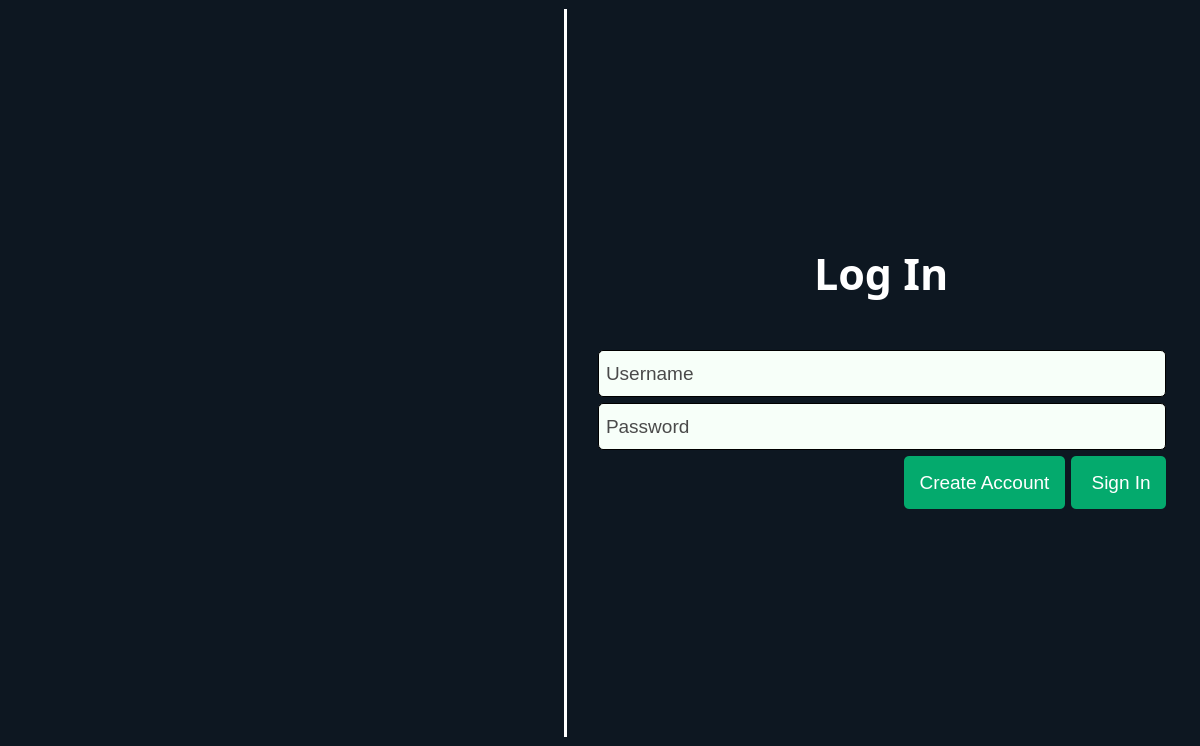
<?xml version="1.0" encoding="UTF-8"?>
<ui version="4.0">
 <class>MainWindow</class>
 <widget class="QMainWindow" name="MainWindow">
  <property name="windowModality">
   <enum>Qt::WindowModality::ApplicationModal</enum>
  </property>
  <property name="geometry">
   <rect>
    <x>0</x>
    <y>0</y>
    <width>1200</width>
    <height>746</height>
   </rect>
  </property>
  <property name="palette">
   <palette>
    <active>
     <colorrole role="Window">
      <brush brushstyle="SolidPattern">
       <color alpha="255">
        <red>13</red>
        <green>23</green>
        <blue>33</blue>
       </color>
      </brush>
     </colorrole>
     <colorrole role="Highlight">
      <brush brushstyle="SolidPattern">
       <color alpha="255">
        <red>68</red>
        <green>114</green>
        <blue>202</blue>
       </color>
      </brush>
     </colorrole>
     <colorrole role="Accent">
      <brush brushstyle="SolidPattern">
       <color alpha="255">
        <red>210</red>
        <green>12</green>
        <blue>71</blue>
       </color>
      </brush>
     </colorrole>
    </active>
    <inactive>
     <colorrole role="Window">
      <brush brushstyle="SolidPattern">
       <color alpha="255">
        <red>13</red>
        <green>23</green>
        <blue>33</blue>
       </color>
      </brush>
     </colorrole>
     <colorrole role="Highlight">
      <brush brushstyle="SolidPattern">
       <color alpha="255">
        <red>68</red>
        <green>114</green>
        <blue>202</blue>
       </color>
      </brush>
     </colorrole>
     <colorrole role="Accent">
      <brush brushstyle="SolidPattern">
       <color alpha="255">
        <red>210</red>
        <green>12</green>
        <blue>71</blue>
       </color>
      </brush>
     </colorrole>
    </inactive>
    <disabled>
     <colorrole role="Base">
      <brush brushstyle="SolidPattern">
       <color alpha="255">
        <red>13</red>
        <green>23</green>
        <blue>33</blue>
       </color>
      </brush>
     </colorrole>
     <colorrole role="Window">
      <brush brushstyle="SolidPattern">
       <color alpha="255">
        <red>13</red>
        <green>23</green>
        <blue>33</blue>
       </color>
      </brush>
     </colorrole>
     <colorrole role="Accent">
      <brush brushstyle="SolidPattern">
       <color alpha="255">
        <red>210</red>
        <green>12</green>
        <blue>71</blue>
       </color>
      </brush>
     </colorrole>
    </disabled>
   </palette>
  </property>
  <property name="font">
   <font>
    <family>Lucida Bright</family>
    <pointsize>10</pointsize>
    <bold>true</bold>
    <strikeout>false</strikeout>
   </font>
  </property>
  <property name="windowTitle">
   <string>Library Management System</string>
  </property>
  <property name="windowIcon">
   <iconset resource="Resc.qrc">
    <normaloff>:/Pictures/LibraryIcon.svg</normaloff>:/Pictures/LibraryIcon.svg</iconset>
  </property>
  <property name="styleSheet">
   <string notr="true"/>
  </property>
  <widget class="QWidget" name="centralwidget">
   <property name="palette">
    <palette>
     <active>
      <colorrole role="WindowText">
       <brush brushstyle="SolidPattern">
        <color alpha="255">
         <red>255</red>
         <green>255</green>
         <blue>255</blue>
        </color>
       </brush>
      </colorrole>
     </active>
     <inactive>
      <colorrole role="WindowText">
       <brush brushstyle="SolidPattern">
        <color alpha="255">
         <red>255</red>
         <green>255</green>
         <blue>255</blue>
        </color>
       </brush>
      </colorrole>
     </inactive>
     <disabled/>
    </palette>
   </property>
   <layout class="QHBoxLayout" name="horizontalLayout">
    <item>
     <layout class="QVBoxLayout" name="verticalLayout_6">
      <item alignment="Qt::AlignmentFlag::AlignHCenter">
       <widget class="QLabel" name="Logo">
        <property name="minimumSize">
         <size>
          <width>200</width>
          <height>0</height>
         </size>
        </property>
        <property name="maximumSize">
         <size>
          <width>220</width>
          <height>220</height>
         </size>
        </property>
        <property name="text">
         <string/>
        </property>
        <property name="pixmap">
         <pixmap resource="Resc.qrc">:/Pictures/White Library Logo.svg</pixmap>
        </property>
        <property name="scaledContents">
         <bool>true</bool>
        </property>
       </widget>
      </item>
      <item alignment="Qt::AlignmentFlag::AlignHCenter|Qt::AlignmentFlag::AlignVCenter">
       <widget class="QLabel" name="LibraryImge">
        <property name="sizePolicy">
         <sizepolicy hsizetype="Expanding" vsizetype="Expanding">
          <horstretch>0</horstretch>
          <verstretch>0</verstretch>
         </sizepolicy>
        </property>
        <property name="maximumSize">
         <size>
          <width>1200</width>
          <height>1000</height>
         </size>
        </property>
        <property name="sizeIncrement">
         <size>
          <width>1200</width>
          <height>1000</height>
         </size>
        </property>
        <property name="text">
         <string/>
        </property>
        <property name="pixmap">
         <pixmap resource="Resc.qrc">:/Pictures/Bibliophile-rafiki.svg</pixmap>
        </property>
       </widget>
      </item>
     </layout>
    </item>
    <item>
     <widget class="Line" name="line">
      <property name="styleSheet">
       <string notr="true">border:1px solid white;
background-color:white;</string>
      </property>
      <property name="orientation">
       <enum>Qt::Orientation::Vertical</enum>
      </property>
     </widget>
    </item>
    <item>
     <layout class="QVBoxLayout" name="verticalLayout">
      <property name="spacing">
       <number>0</number>
      </property>
      <property name="leftMargin">
       <number>9</number>
      </property>
      <property name="topMargin">
       <number>10</number>
      </property>
      <property name="rightMargin">
       <number>9</number>
      </property>
      <property name="bottomMargin">
       <number>10</number>
      </property>
      <item>
       <widget class="QGroupBox" name="LogIn">
        <property name="sizePolicy">
         <sizepolicy hsizetype="Maximum" vsizetype="Preferred">
          <horstretch>0</horstretch>
          <verstretch>0</verstretch>
         </sizepolicy>
        </property>
        <property name="minimumSize">
         <size>
          <width>600</width>
          <height>0</height>
         </size>
        </property>
        <property name="maximumSize">
         <size>
          <width>1600</width>
          <height>1000</height>
         </size>
        </property>
        <property name="sizeIncrement">
         <size>
          <width>1200</width>
          <height>0</height>
         </size>
        </property>
        <property name="baseSize">
         <size>
          <width>600</width>
          <height>0</height>
         </size>
        </property>
        <property name="palette">
         <palette>
          <active>
           <colorrole role="Button">
            <brush brushstyle="SolidPattern">
             <color alpha="255">
              <red>255</red>
              <green>255</green>
              <blue>255</blue>
             </color>
            </brush>
           </colorrole>
           <colorrole role="Light">
            <brush brushstyle="SolidPattern">
             <color alpha="255">
              <red>255</red>
              <green>255</green>
              <blue>255</blue>
             </color>
            </brush>
           </colorrole>
           <colorrole role="Dark">
            <brush brushstyle="SolidPattern">
             <color alpha="255">
              <red>255</red>
              <green>255</green>
              <blue>255</blue>
             </color>
            </brush>
           </colorrole>
           <colorrole role="Text">
            <brush brushstyle="SolidPattern">
             <color alpha="255">
              <red>255</red>
              <green>255</green>
              <blue>255</blue>
             </color>
            </brush>
           </colorrole>
           <colorrole role="ButtonText">
            <brush brushstyle="SolidPattern">
             <color alpha="255">
              <red>255</red>
              <green>255</green>
              <blue>255</blue>
             </color>
            </brush>
           </colorrole>
           <colorrole role="Base">
            <brush brushstyle="SolidPattern">
             <color alpha="255">
              <red>255</red>
              <green>255</green>
              <blue>255</blue>
             </color>
            </brush>
           </colorrole>
           <colorrole role="Window">
            <brush brushstyle="SolidPattern">
             <color alpha="255">
              <red>255</red>
              <green>255</green>
              <blue>255</blue>
             </color>
            </brush>
           </colorrole>
           <colorrole role="Link">
            <brush brushstyle="SolidPattern">
             <color alpha="255">
              <red>146</red>
              <green>180</green>
              <blue>244</blue>
             </color>
            </brush>
           </colorrole>
           <colorrole role="LinkVisited">
            <brush brushstyle="SolidPattern">
             <color alpha="255">
              <red>146</red>
              <green>180</green>
              <blue>244</blue>
             </color>
            </brush>
           </colorrole>
           <colorrole role="AlternateBase">
            <brush brushstyle="SolidPattern">
             <color alpha="255">
              <red>255</red>
              <green>255</green>
              <blue>255</blue>
             </color>
            </brush>
           </colorrole>
           <colorrole role="PlaceholderText">
            <brush brushstyle="SolidPattern">
             <color alpha="128">
              <red>255</red>
              <green>255</green>
              <blue>255</blue>
             </color>
            </brush>
           </colorrole>
           <colorrole role="Accent">
            <brush brushstyle="SolidPattern">
             <color alpha="255">
              <red>68</red>
              <green>114</green>
              <blue>202</blue>
             </color>
            </brush>
           </colorrole>
          </active>
          <inactive>
           <colorrole role="Button">
            <brush brushstyle="SolidPattern">
             <color alpha="255">
              <red>255</red>
              <green>255</green>
              <blue>255</blue>
             </color>
            </brush>
           </colorrole>
           <colorrole role="Light">
            <brush brushstyle="SolidPattern">
             <color alpha="255">
              <red>255</red>
              <green>255</green>
              <blue>255</blue>
             </color>
            </brush>
           </colorrole>
           <colorrole role="Dark">
            <brush brushstyle="SolidPattern">
             <color alpha="255">
              <red>255</red>
              <green>255</green>
              <blue>255</blue>
             </color>
            </brush>
           </colorrole>
           <colorrole role="Text">
            <brush brushstyle="SolidPattern">
             <color alpha="255">
              <red>255</red>
              <green>255</green>
              <blue>255</blue>
             </color>
            </brush>
           </colorrole>
           <colorrole role="ButtonText">
            <brush brushstyle="SolidPattern">
             <color alpha="255">
              <red>255</red>
              <green>255</green>
              <blue>255</blue>
             </color>
            </brush>
           </colorrole>
           <colorrole role="Base">
            <brush brushstyle="SolidPattern">
             <color alpha="255">
              <red>255</red>
              <green>255</green>
              <blue>255</blue>
             </color>
            </brush>
           </colorrole>
           <colorrole role="Window">
            <brush brushstyle="SolidPattern">
             <color alpha="255">
              <red>255</red>
              <green>255</green>
              <blue>255</blue>
             </color>
            </brush>
           </colorrole>
           <colorrole role="Link">
            <brush brushstyle="SolidPattern">
             <color alpha="255">
              <red>146</red>
              <green>180</green>
              <blue>244</blue>
             </color>
            </brush>
           </colorrole>
           <colorrole role="LinkVisited">
            <brush brushstyle="SolidPattern">
             <color alpha="255">
              <red>146</red>
              <green>180</green>
              <blue>244</blue>
             </color>
            </brush>
           </colorrole>
           <colorrole role="AlternateBase">
            <brush brushstyle="SolidPattern">
             <color alpha="255">
              <red>255</red>
              <green>255</green>
              <blue>255</blue>
             </color>
            </brush>
           </colorrole>
           <colorrole role="PlaceholderText">
            <brush brushstyle="SolidPattern">
             <color alpha="128">
              <red>255</red>
              <green>255</green>
              <blue>255</blue>
             </color>
            </brush>
           </colorrole>
           <colorrole role="Accent">
            <brush brushstyle="SolidPattern">
             <color alpha="255">
              <red>68</red>
              <green>114</green>
              <blue>202</blue>
             </color>
            </brush>
           </colorrole>
          </inactive>
          <disabled>
           <colorrole role="WindowText">
            <brush brushstyle="SolidPattern">
             <color alpha="255">
              <red>255</red>
              <green>255</green>
              <blue>255</blue>
             </color>
            </brush>
           </colorrole>
           <colorrole role="Button">
            <brush brushstyle="SolidPattern">
             <color alpha="255">
              <red>255</red>
              <green>255</green>
              <blue>255</blue>
             </color>
            </brush>
           </colorrole>
           <colorrole role="Light">
            <brush brushstyle="SolidPattern">
             <color alpha="255">
              <red>255</red>
              <green>255</green>
              <blue>255</blue>
             </color>
            </brush>
           </colorrole>
           <colorrole role="Dark">
            <brush brushstyle="SolidPattern">
             <color alpha="255">
              <red>255</red>
              <green>255</green>
              <blue>255</blue>
             </color>
            </brush>
           </colorrole>
           <colorrole role="Text">
            <brush brushstyle="SolidPattern">
             <color alpha="255">
              <red>255</red>
              <green>255</green>
              <blue>255</blue>
             </color>
            </brush>
           </colorrole>
           <colorrole role="ButtonText">
            <brush brushstyle="SolidPattern">
             <color alpha="255">
              <red>255</red>
              <green>255</green>
              <blue>255</blue>
             </color>
            </brush>
           </colorrole>
           <colorrole role="Base">
            <brush brushstyle="SolidPattern">
             <color alpha="255">
              <red>255</red>
              <green>255</green>
              <blue>255</blue>
             </color>
            </brush>
           </colorrole>
           <colorrole role="Window">
            <brush brushstyle="SolidPattern">
             <color alpha="255">
              <red>255</red>
              <green>255</green>
              <blue>255</blue>
             </color>
            </brush>
           </colorrole>
           <colorrole role="Link">
            <brush brushstyle="SolidPattern">
             <color alpha="255">
              <red>146</red>
              <green>180</green>
              <blue>244</blue>
             </color>
            </brush>
           </colorrole>
           <colorrole role="LinkVisited">
            <brush brushstyle="SolidPattern">
             <color alpha="255">
              <red>146</red>
              <green>180</green>
              <blue>244</blue>
             </color>
            </brush>
           </colorrole>
           <colorrole role="AlternateBase">
            <brush brushstyle="SolidPattern">
             <color alpha="255">
              <red>255</red>
              <green>255</green>
              <blue>255</blue>
             </color>
            </brush>
           </colorrole>
           <colorrole role="PlaceholderText">
            <brush brushstyle="SolidPattern">
             <color alpha="128">
              <red>255</red>
              <green>255</green>
              <blue>255</blue>
             </color>
            </brush>
           </colorrole>
           <colorrole role="Accent">
            <brush brushstyle="SolidPattern">
             <color alpha="255">
              <red>68</red>
              <green>114</green>
              <blue>202</blue>
             </color>
            </brush>
           </colorrole>
          </disabled>
         </palette>
        </property>
        <property name="font">
         <font>
          <family>Microsoft PhagsPa</family>
          <pointsize>12</pointsize>
          <bold>false</bold>
          <strikeout>false</strikeout>
         </font>
        </property>
        <property name="styleSheet">
         <string notr="true">padding:7;

border-radius:20px;</string>
        </property>
        <property name="title">
         <string/>
        </property>
        <property name="flat">
         <bool>false</bool>
        </property>
        <property name="checkable">
         <bool>false</bool>
        </property>
        <layout class="QVBoxLayout" name="verticalLayout_3">
         <property name="leftMargin">
          <number>9</number>
         </property>
         <item>
          <spacer name="verticalSpacer_2">
           <property name="orientation">
            <enum>Qt::Orientation::Vertical</enum>
           </property>
           <property name="sizeHint" stdset="0">
            <size>
             <width>20</width>
             <height>40</height>
            </size>
           </property>
          </spacer>
         </item>
         <item alignment="Qt::AlignmentFlag::AlignHCenter">
          <widget class="QLabel" name="label_2">
           <property name="font">
            <font>
             <family>Lucida Bright</family>
             <pointsize>32</pointsize>
             <bold>true</bold>
             <underline>false</underline>
             <strikeout>false</strikeout>
            </font>
           </property>
           <property name="styleSheet">
            <string notr="true">color: white;</string>
           </property>
           <property name="text">
            <string>Log In</string>
           </property>
          </widget>
         </item>
         <item alignment="Qt::AlignmentFlag::AlignHCenter">
          <widget class="QLabel" name="PersonImage">
           <property name="enabled">
            <bool>true</bool>
           </property>
           <property name="maximumSize">
            <size>
             <width>300</width>
             <height>300</height>
            </size>
           </property>
           <property name="text">
            <string/>
           </property>
           <property name="pixmap">
            <pixmap resource="Resc.qrc">:/Pictures/Green Tablet login-cuate.svg</pixmap>
           </property>
           <property name="scaledContents">
            <bool>true</bool>
           </property>
          </widget>
         </item>
         <item>
          <layout class="QVBoxLayout" name="verticalLayout_2">
           <property name="spacing">
            <number>6</number>
           </property>
           <item>
            <widget class="QLineEdit" name="Usernaemfield">
             <property name="palette">
              <palette>
               <active>
                <colorrole role="WindowText">
                 <brush brushstyle="SolidPattern">
                  <color alpha="255">
                   <red>22</red>
                   <green>22</green>
                   <blue>22</blue>
                  </color>
                 </brush>
                </colorrole>
                <colorrole role="Button">
                 <brush brushstyle="SolidPattern">
                  <color alpha="255">
                   <red>247</red>
                   <green>255</green>
                   <blue>249</blue>
                  </color>
                 </brush>
                </colorrole>
                <colorrole role="Text">
                 <brush brushstyle="SolidPattern">
                  <color alpha="255">
                   <red>17</red>
                   <green>17</green>
                   <blue>17</blue>
                  </color>
                 </brush>
                </colorrole>
                <colorrole role="BrightText">
                 <brush brushstyle="SolidPattern">
                  <color alpha="255">
                   <red>10</red>
                   <green>54</green>
                   <blue>157</blue>
                  </color>
                 </brush>
                </colorrole>
                <colorrole role="Base">
                 <brush brushstyle="SolidPattern">
                  <color alpha="255">
                   <red>247</red>
                   <green>255</green>
                   <blue>249</blue>
                  </color>
                 </brush>
                </colorrole>
                <colorrole role="Window">
                 <brush brushstyle="SolidPattern">
                  <color alpha="255">
                   <red>247</red>
                   <green>255</green>
                   <blue>249</blue>
                  </color>
                 </brush>
                </colorrole>
                <colorrole role="Highlight">
                 <brush brushstyle="SolidPattern">
                  <color alpha="255">
                   <red>68</red>
                   <green>174</green>
                   <blue>106</blue>
                  </color>
                 </brush>
                </colorrole>
                <colorrole role="HighlightedText">
                 <brush brushstyle="SolidPattern">
                  <color alpha="255">
                   <red>255</red>
                   <green>255</green>
                   <blue>255</blue>
                  </color>
                 </brush>
                </colorrole>
                <colorrole role="PlaceholderText">
                 <brush brushstyle="SolidPattern">
                  <color alpha="255">
                   <red>74</red>
                   <green>74</green>
                   <blue>74</blue>
                  </color>
                 </brush>
                </colorrole>
                <colorrole role="Accent">
                 <brush brushstyle="SolidPattern">
                  <color alpha="255">
                   <red>68</red>
                   <green>114</green>
                   <blue>202</blue>
                  </color>
                 </brush>
                </colorrole>
               </active>
               <inactive>
                <colorrole role="WindowText">
                 <brush brushstyle="SolidPattern">
                  <color alpha="255">
                   <red>22</red>
                   <green>22</green>
                   <blue>22</blue>
                  </color>
                 </brush>
                </colorrole>
                <colorrole role="Button">
                 <brush brushstyle="SolidPattern">
                  <color alpha="255">
                   <red>247</red>
                   <green>255</green>
                   <blue>249</blue>
                  </color>
                 </brush>
                </colorrole>
                <colorrole role="Text">
                 <brush brushstyle="SolidPattern">
                  <color alpha="255">
                   <red>17</red>
                   <green>17</green>
                   <blue>17</blue>
                  </color>
                 </brush>
                </colorrole>
                <colorrole role="BrightText">
                 <brush brushstyle="SolidPattern">
                  <color alpha="255">
                   <red>10</red>
                   <green>54</green>
                   <blue>157</blue>
                  </color>
                 </brush>
                </colorrole>
                <colorrole role="Base">
                 <brush brushstyle="SolidPattern">
                  <color alpha="255">
                   <red>247</red>
                   <green>255</green>
                   <blue>249</blue>
                  </color>
                 </brush>
                </colorrole>
                <colorrole role="Window">
                 <brush brushstyle="SolidPattern">
                  <color alpha="255">
                   <red>247</red>
                   <green>255</green>
                   <blue>249</blue>
                  </color>
                 </brush>
                </colorrole>
                <colorrole role="Highlight">
                 <brush brushstyle="SolidPattern">
                  <color alpha="255">
                   <red>68</red>
                   <green>174</green>
                   <blue>106</blue>
                  </color>
                 </brush>
                </colorrole>
                <colorrole role="HighlightedText">
                 <brush brushstyle="SolidPattern">
                  <color alpha="255">
                   <red>255</red>
                   <green>255</green>
                   <blue>255</blue>
                  </color>
                 </brush>
                </colorrole>
                <colorrole role="PlaceholderText">
                 <brush brushstyle="SolidPattern">
                  <color alpha="255">
                   <red>74</red>
                   <green>74</green>
                   <blue>74</blue>
                  </color>
                 </brush>
                </colorrole>
                <colorrole role="Accent">
                 <brush brushstyle="SolidPattern">
                  <color alpha="255">
                   <red>68</red>
                   <green>114</green>
                   <blue>202</blue>
                  </color>
                 </brush>
                </colorrole>
               </inactive>
               <disabled>
                <colorrole role="Button">
                 <brush brushstyle="SolidPattern">
                  <color alpha="255">
                   <red>247</red>
                   <green>255</green>
                   <blue>249</blue>
                  </color>
                 </brush>
                </colorrole>
                <colorrole role="BrightText">
                 <brush brushstyle="SolidPattern">
                  <color alpha="255">
                   <red>10</red>
                   <green>54</green>
                   <blue>157</blue>
                  </color>
                 </brush>
                </colorrole>
                <colorrole role="Base">
                 <brush brushstyle="SolidPattern">
                  <color alpha="255">
                   <red>247</red>
                   <green>255</green>
                   <blue>249</blue>
                  </color>
                 </brush>
                </colorrole>
                <colorrole role="Window">
                 <brush brushstyle="SolidPattern">
                  <color alpha="255">
                   <red>247</red>
                   <green>255</green>
                   <blue>249</blue>
                  </color>
                 </brush>
                </colorrole>
                <colorrole role="Highlight">
                 <brush brushstyle="SolidPattern">
                  <color alpha="255">
                   <red>68</red>
                   <green>174</green>
                   <blue>106</blue>
                  </color>
                 </brush>
                </colorrole>
                <colorrole role="HighlightedText">
                 <brush brushstyle="SolidPattern">
                  <color alpha="255">
                   <red>255</red>
                   <green>255</green>
                   <blue>255</blue>
                  </color>
                 </brush>
                </colorrole>
                <colorrole role="PlaceholderText">
                 <brush brushstyle="SolidPattern">
                  <color alpha="255">
                   <red>74</red>
                   <green>74</green>
                   <blue>74</blue>
                  </color>
                 </brush>
                </colorrole>
                <colorrole role="Accent">
                 <brush brushstyle="SolidPattern">
                  <color alpha="255">
                   <red>68</red>
                   <green>114</green>
                   <blue>202</blue>
                  </color>
                 </brush>
                </colorrole>
               </disabled>
              </palette>
             </property>
             <property name="font">
              <font>
               <family>Segoe UI</family>
               <pointsize>14</pointsize>
               <strikeout>false</strikeout>
              </font>
             </property>
             <property name="styleSheet">
              <string notr="true">QLineEdit{
                       padding:10 5;
                        background-color: rgb(247, 255, 249);
                        border-radius:5px;
                       border:1px solid black;
                       selection-color: rgb(255, 255, 255);
                       selection-background-color: rgb(68, 174, 106);
                       }
                       QLineEdit:focus{
                       border:2px solid #059862;
                       }</string>
             </property>
             <property name="echoMode">
              <enum>QLineEdit::EchoMode::Normal</enum>
             </property>
             <property name="placeholderText">
              <string>Username</string>
             </property>
             <property name="clearButtonEnabled">
              <bool>false</bool>
             </property>
            </widget>
           </item>
           <item>
            <widget class="QLineEdit" name="passwordfield">
             <property name="palette">
              <palette>
               <active>
                <colorrole role="WindowText">
                 <brush brushstyle="SolidPattern">
                  <color alpha="255">
                   <red>22</red>
                   <green>22</green>
                   <blue>22</blue>
                  </color>
                 </brush>
                </colorrole>
                <colorrole role="Button">
                 <brush brushstyle="SolidPattern">
                  <color alpha="255">
                   <red>247</red>
                   <green>255</green>
                   <blue>249</blue>
                  </color>
                 </brush>
                </colorrole>
                <colorrole role="Text">
                 <brush brushstyle="SolidPattern">
                  <color alpha="255">
                   <red>17</red>
                   <green>17</green>
                   <blue>17</blue>
                  </color>
                 </brush>
                </colorrole>
                <colorrole role="BrightText">
                 <brush brushstyle="SolidPattern">
                  <color alpha="255">
                   <red>10</red>
                   <green>54</green>
                   <blue>157</blue>
                  </color>
                 </brush>
                </colorrole>
                <colorrole role="Base">
                 <brush brushstyle="SolidPattern">
                  <color alpha="255">
                   <red>247</red>
                   <green>255</green>
                   <blue>249</blue>
                  </color>
                 </brush>
                </colorrole>
                <colorrole role="Window">
                 <brush brushstyle="SolidPattern">
                  <color alpha="255">
                   <red>247</red>
                   <green>255</green>
                   <blue>249</blue>
                  </color>
                 </brush>
                </colorrole>
                <colorrole role="Highlight">
                 <brush brushstyle="SolidPattern">
                  <color alpha="255">
                   <red>68</red>
                   <green>174</green>
                   <blue>106</blue>
                  </color>
                 </brush>
                </colorrole>
                <colorrole role="HighlightedText">
                 <brush brushstyle="SolidPattern">
                  <color alpha="255">
                   <red>255</red>
                   <green>255</green>
                   <blue>255</blue>
                  </color>
                 </brush>
                </colorrole>
                <colorrole role="PlaceholderText">
                 <brush brushstyle="SolidPattern">
                  <color alpha="255">
                   <red>74</red>
                   <green>74</green>
                   <blue>74</blue>
                  </color>
                 </brush>
                </colorrole>
                <colorrole role="Accent">
                 <brush brushstyle="SolidPattern">
                  <color alpha="255">
                   <red>68</red>
                   <green>114</green>
                   <blue>202</blue>
                  </color>
                 </brush>
                </colorrole>
               </active>
               <inactive>
                <colorrole role="WindowText">
                 <brush brushstyle="SolidPattern">
                  <color alpha="255">
                   <red>22</red>
                   <green>22</green>
                   <blue>22</blue>
                  </color>
                 </brush>
                </colorrole>
                <colorrole role="Button">
                 <brush brushstyle="SolidPattern">
                  <color alpha="255">
                   <red>247</red>
                   <green>255</green>
                   <blue>249</blue>
                  </color>
                 </brush>
                </colorrole>
                <colorrole role="Text">
                 <brush brushstyle="SolidPattern">
                  <color alpha="255">
                   <red>17</red>
                   <green>17</green>
                   <blue>17</blue>
                  </color>
                 </brush>
                </colorrole>
                <colorrole role="BrightText">
                 <brush brushstyle="SolidPattern">
                  <color alpha="255">
                   <red>10</red>
                   <green>54</green>
                   <blue>157</blue>
                  </color>
                 </brush>
                </colorrole>
                <colorrole role="Base">
                 <brush brushstyle="SolidPattern">
                  <color alpha="255">
                   <red>247</red>
                   <green>255</green>
                   <blue>249</blue>
                  </color>
                 </brush>
                </colorrole>
                <colorrole role="Window">
                 <brush brushstyle="SolidPattern">
                  <color alpha="255">
                   <red>247</red>
                   <green>255</green>
                   <blue>249</blue>
                  </color>
                 </brush>
                </colorrole>
                <colorrole role="Highlight">
                 <brush brushstyle="SolidPattern">
                  <color alpha="255">
                   <red>68</red>
                   <green>174</green>
                   <blue>106</blue>
                  </color>
                 </brush>
                </colorrole>
                <colorrole role="HighlightedText">
                 <brush brushstyle="SolidPattern">
                  <color alpha="255">
                   <red>255</red>
                   <green>255</green>
                   <blue>255</blue>
                  </color>
                 </brush>
                </colorrole>
                <colorrole role="PlaceholderText">
                 <brush brushstyle="SolidPattern">
                  <color alpha="255">
                   <red>74</red>
                   <green>74</green>
                   <blue>74</blue>
                  </color>
                 </brush>
                </colorrole>
                <colorrole role="Accent">
                 <brush brushstyle="SolidPattern">
                  <color alpha="255">
                   <red>68</red>
                   <green>114</green>
                   <blue>202</blue>
                  </color>
                 </brush>
                </colorrole>
               </inactive>
               <disabled>
                <colorrole role="Button">
                 <brush brushstyle="SolidPattern">
                  <color alpha="255">
                   <red>247</red>
                   <green>255</green>
                   <blue>249</blue>
                  </color>
                 </brush>
                </colorrole>
                <colorrole role="BrightText">
                 <brush brushstyle="SolidPattern">
                  <color alpha="255">
                   <red>10</red>
                   <green>54</green>
                   <blue>157</blue>
                  </color>
                 </brush>
                </colorrole>
                <colorrole role="Base">
                 <brush brushstyle="SolidPattern">
                  <color alpha="255">
                   <red>247</red>
                   <green>255</green>
                   <blue>249</blue>
                  </color>
                 </brush>
                </colorrole>
                <colorrole role="Window">
                 <brush brushstyle="SolidPattern">
                  <color alpha="255">
                   <red>247</red>
                   <green>255</green>
                   <blue>249</blue>
                  </color>
                 </brush>
                </colorrole>
                <colorrole role="Highlight">
                 <brush brushstyle="SolidPattern">
                  <color alpha="255">
                   <red>68</red>
                   <green>174</green>
                   <blue>106</blue>
                  </color>
                 </brush>
                </colorrole>
                <colorrole role="HighlightedText">
                 <brush brushstyle="SolidPattern">
                  <color alpha="255">
                   <red>255</red>
                   <green>255</green>
                   <blue>255</blue>
                  </color>
                 </brush>
                </colorrole>
                <colorrole role="PlaceholderText">
                 <brush brushstyle="SolidPattern">
                  <color alpha="255">
                   <red>74</red>
                   <green>74</green>
                   <blue>74</blue>
                  </color>
                 </brush>
                </colorrole>
                <colorrole role="Accent">
                 <brush brushstyle="SolidPattern">
                  <color alpha="255">
                   <red>68</red>
                   <green>114</green>
                   <blue>202</blue>
                  </color>
                 </brush>
                </colorrole>
               </disabled>
              </palette>
             </property>
             <property name="font">
              <font>
               <family>Segoe UI</family>
               <pointsize>14</pointsize>
               <strikeout>false</strikeout>
              </font>
             </property>
             <property name="styleSheet">
              <string notr="true">QLineEdit{
                       padding:10 5;
                        background-color: rgb(247, 255, 249);
                        border-radius:5px;
                       border:1px solid black;
                       selection-color: rgb(255, 255, 255);
                       selection-background-color: rgb(68, 174, 106);
                       }
                       QLineEdit:focus{
                       border:2px solid #059862;
                       }</string>
             </property>
             <property name="echoMode">
              <enum>QLineEdit::EchoMode::PasswordEchoOnEdit</enum>
             </property>
             <property name="placeholderText">
              <string>Password</string>
             </property>
             <property name="clearButtonEnabled">
              <bool>false</bool>
             </property>
            </widget>
           </item>
          </layout>
         </item>
         <item>
          <layout class="QHBoxLayout" name="horizontalLayout_3">
           <property name="spacing">
            <number>6</number>
           </property>
           <item>
            <spacer name="horizontalSpacer">
             <property name="orientation">
              <enum>Qt::Orientation::Horizontal</enum>
             </property>
             <property name="sizeHint" stdset="0">
              <size>
               <width>40</width>
               <height>20</height>
              </size>
             </property>
            </spacer>
           </item>
           <item alignment="Qt::AlignmentFlag::AlignHCenter">
            <widget class="QPushButton" name="CreateAccountButton">
             <property name="font">
              <font>
               <family>Segoe UI</family>
               <pointsize>14</pointsize>
               <strikeout>false</strikeout>
              </font>
             </property>
             <property name="cursor">
              <cursorShape>PointingHandCursor</cursorShape>
             </property>
             <property name="styleSheet">
              <string notr="true">QPushButton{
                        background-color:#04AA6D;
                        color:white;
                        padding:15px;
                        border-radius:5px;
}
                        QPushButton:hover{
                        background-color:#059862;}
</string>
             </property>
             <property name="text">
              <string notr="true">Create Account</string>
             </property>
             <property name="icon">
              <iconset theme="QIcon::ThemeIcon::ContactNew"/>
             </property>
             <property name="checkable">
              <bool>false</bool>
             </property>
            </widget>
           </item>
           <item>
            <widget class="QPushButton" name="SignInButton">
             <property name="font">
              <font>
               <family>Segoe UI</family>
               <pointsize>14</pointsize>
               <strikeout>false</strikeout>
              </font>
             </property>
             <property name="cursor">
              <cursorShape>PointingHandCursor</cursorShape>
             </property>
             <property name="styleSheet">
              <string notr="true">QPushButton{
                        background-color:#04AA6D;
                        color:white;
                        padding:15px;
                        border-radius:5px;
                        }
                        QPushButton:hover{
                        background-color:#059862;}
</string>
             </property>
             <property name="text">
              <string> Sign In</string>
             </property>
             <property name="icon">
              <iconset theme="QIcon::ThemeIcon::SystemLogOut"/>
             </property>
            </widget>
           </item>
          </layout>
         </item>
         <item>
          <spacer name="verticalSpacer_5">
           <property name="orientation">
            <enum>Qt::Orientation::Vertical</enum>
           </property>
           <property name="sizeHint" stdset="0">
            <size>
             <width>20</width>
             <height>40</height>
            </size>
           </property>
          </spacer>
         </item>
        </layout>
       </widget>
      </item>
     </layout>
    </item>
   </layout>
  </widget>
  <action name="actionFile">
   <property name="text">
    <string>File</string>
   </property>
  </action>
  <action name="actionSearch">
   <property name="text">
    <string>Search</string>
   </property>
  </action>
  <action name="actionSearch_2">
   <property name="text">
    <string>Search</string>
   </property>
  </action>
  <action name="actionView">
   <property name="text">
    <string>View</string>
   </property>
  </action>
 </widget>
 <resources>
  <include location="Resc.qrc"/>
 </resources>
 <connections/>
</ui>
